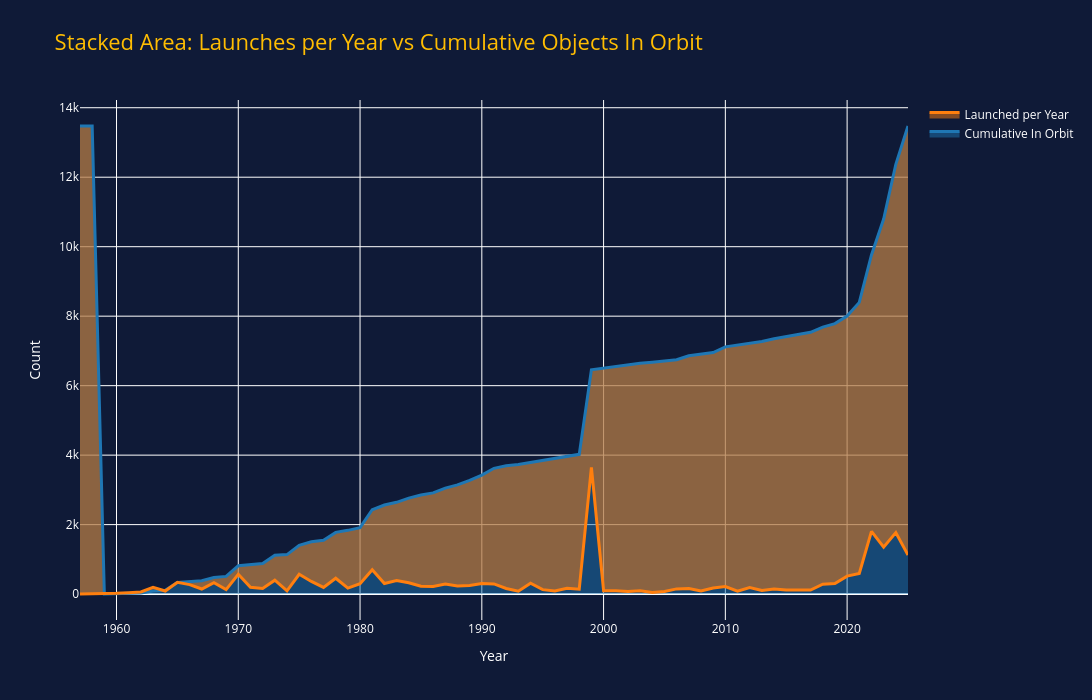

Notebook code for this chart:
### Code cell
import plotly.graph_objects as go

# Prepare data
years = sorted(set(cumulative_by_year.index).union(set(launches_by_year.index)))
cumulative = [cumulative_by_year.get(year, cumulative_by_year.iloc[-1]) for year in years]
launches = [launches_by_year.get(year, 0) for year in years]

# Create figure
fig = go.Figure()

# Add cumulative area
fig.add_trace(go.Scatter(
    x=years, y=cumulative,
    mode='lines',
    fill='tonexty',
    name='Cumulative In Orbit',
    line=dict(color='#1f77b4', width=3)
))

# Add launches area
fig.add_trace(go.Scatter(
    x=years, y=launches,
    mode='lines',
    fill='tonexty',
    name='Launched per Year',
    line=dict(color='#ff7f0e', width=3)
))

# Custom layout styling
fig.update_layout(
    title='Stacked Area: Launches per Year vs Cumulative Objects In Orbit',
    title_font=dict(color='#FFBD02', size=22),
    plot_bgcolor='#0f1a37',
    paper_bgcolor='#0f1a37',
    font=dict(color='white'),
    xaxis=dict(title='Year', color='white', gridcolor='white'),
    yaxis=dict(title='Count', color='white', gridcolor='white'),
    legend=dict(font=dict(color='white')),
    width=1200,
    height=700
)

fig.show()

### Figure 1 — Plotly figure (JSON) as saved in the notebook; plotly's stock layout.template omitted (floating-point values rounded to 4 significant figures)
{"data": [{"fill": "tonexty", "line": {"color": "#1f77b4", "width": 3}, "mode": "lines", "name": "Cumulative In Orbit", "type": "scatter", "x": [1957, 1958, 1959, 1960, 1961, 1962, 1963, 1964, 1965, 1966, 1967, 1968, 1969, 1970, 1971, 1972, 1973, 1974, 1975, 1976, 1977, 1978, 1979, 1980, 1981, 1982, 1983, 1984, 1985, 1986, 1987, 1988, 1989, 1990, 1991, 1992, 1993, 1994, 1995, 1996, 1997, 1998, 1999, 2000, 2001, 2002, 2003, 2004, 2005, 2006, 2007, 2008, 2009, 2010, 2011, 2012, 2013, 2014, 2015, 2016, 2017, 2018, 2019, 2020, 2021, 2022, 2023, 2024, 2025], "y": [13474, 13474, 4, 14, 21, 33, 87, 111, 333, 363, 384, 478, 509, 816, 850, 883, 1116, 1137, 1406, 1506, 1550, 1777, 1835, 1914, 2428, 2564, 2642, 2763, 2850, 2913, 3052, 3144, 3276, 3425, 3621, 3695, 3730, 3787, 3834, 3892, 3961, 4023, 6454, 6504, 6562, 6597, 6647, 6676, 6713, 6746, 6862, 6904, 6953, 7116, 7166, 7210, 7273, 7348, 7408, 7472, 7537, 7685, 7786, 8004, 8397, 9762, 10797, 12372, 13474]}, {"fill": "tonexty", "line": {"color": "#ff7f0e", "width": 3}, "mode": "lines", "name": "Launched per Year", "type": "scatter", "x": [1957, 1958, 1959, 1960, 1961, 1962, 1963, 1964, 1965, 1966, 1967, 1968, 1969, 1970, 1971, 1972, 1973, 1974, 1975, 1976, 1977, 1978, 1979, 1980, 1981, 1982, 1983, 1984, 1985, 1986, 1987, 1988, 1989, 1990, 1991, 1992, 1993, 1994, 1995, 1996, 1997, 1998, 1999, 2000, 2001, 2002, 2003, 2004, 2005, 2006, 2007, 2008, 2009, 2010, 2011, 2012, 2013, 2014, 2015, 2016, 2017, 2018, 2019, 2020, 2021, 2022, 2023, 2024, 2025], "y": [3, 3, 7, 22, 40, 60, 194, 88, 339, 273, 147, 327, 130, 570, 197, 162, 402, 95, 570, 364, 193, 456, 172, 301, 703, 306, 389, 325, 228, 219, 288, 234, 247, 305, 292, 161, 82, 313, 129, 93, 169, 142, 3645, 99, 94, 76, 99, 49, 75, 150, 162, 91, 177, 216, 82, 191, 103, 149, 116, 107, 117, 287, 307, 518, 593, 1806, 1353, 1771, 1125]}], "layout": {"font": {"color": "white"}, "height": 700, "legend": {"font": {"color": "white"}}, "paper_bgcolor": "#0f1a37", "plot_bgcolor": "#0f1a37", "title": {"font": {"color": "#FFBD02", "size": 22}, "text": "Stacked Area: Launches per Year vs Cumulative Objects In Orbit"}, "width": 1200, "xaxis": {"color": "white", "gridcolor": "white", "title": {"text": "Year"}}, "yaxis": {"color": "white", "gridcolor": "white", "title": {"text": "Count"}}}}
